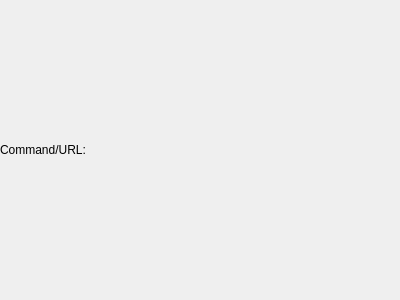
<ui version="4.0" >
 <class>CommandUrlActionWidget</class>
 <widget class="QWidget" name="CommandUrlActionWidget" >
  <property name="geometry" >
   <rect>
    <x>0</x>
    <y>0</y>
    <width>400</width>
    <height>300</height>
   </rect>
  </property>
  <layout class="QHBoxLayout" name="horizontalLayout" >
   <property name="margin" >
    <number>0</number>
   </property>
   <item>
    <widget class="QLabel" name="commandLabel" >
     <property name="text" >
      <string>Command/URL:</string>
     </property>
    </widget>
   </item>
   <item>
    <widget class="KUrlRequester" name="command" />
   </item>
  </layout>
 </widget>
 <customwidgets>
  <customwidget>
   <class>KUrlRequester</class>
   <extends>QFrame</extends>
   <header>kurlrequester.h</header>
  </customwidget>
 </customwidgets>
 <resources/>
 <connections/>
</ui>
